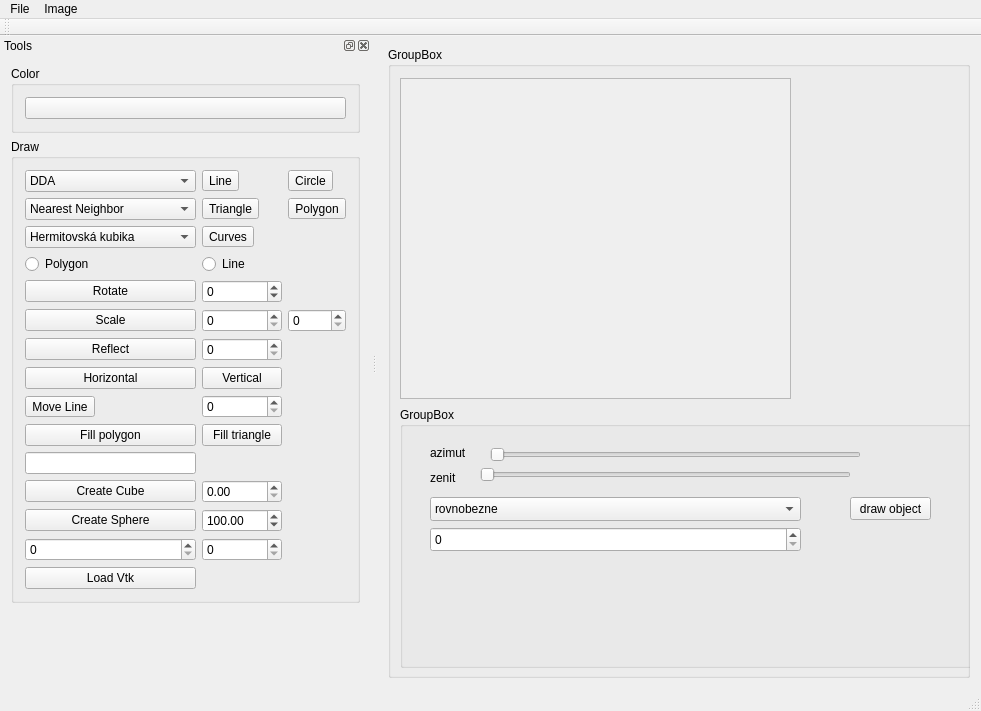
<?xml version="1.0" encoding="UTF-8"?>
<ui version="4.0">
 <class>ImageViewerClass</class>
 <widget class="QMainWindow" name="ImageViewerClass">
  <property name="geometry">
   <rect>
    <x>0</x>
    <y>0</y>
    <width>981</width>
    <height>711</height>
   </rect>
  </property>
  <property name="windowTitle">
   <string>ImageViewer</string>
  </property>
  <widget class="QWidget" name="centralWidget">
   <layout class="QHBoxLayout" name="horizontalLayout">
    <item>
     <widget class="QGroupBox" name="groupBox_3">
      <property name="title">
       <string>GroupBox</string>
      </property>
      <widget class="QScrollArea" name="scrollArea">
       <property name="geometry">
        <rect>
         <x>12</x>
         <y>31</y>
         <width>391</width>
         <height>321</height>
        </rect>
       </property>
       <property name="widgetResizable">
        <bool>true</bool>
       </property>
       <widget class="QWidget" name="scrollAreaWidgetContents">
        <property name="geometry">
         <rect>
          <x>0</x>
          <y>0</y>
          <width>389</width>
          <height>319</height>
         </rect>
        </property>
        <layout class="QVBoxLayout" name="verticalLayout_3"/>
       </widget>
      </widget>
      <widget class="QGroupBox" name="groupBox_4">
       <property name="geometry">
        <rect>
         <x>12</x>
         <y>360</y>
         <width>578</width>
         <height>261</height>
        </rect>
       </property>
       <property name="title">
        <string>GroupBox</string>
       </property>
       <widget class="QLabel" name="label">
        <property name="geometry">
         <rect>
          <x>30</x>
          <y>30</y>
          <width>41</width>
          <height>31</height>
         </rect>
        </property>
        <property name="text">
         <string>azimut</string>
        </property>
       </widget>
       <widget class="QLabel" name="label_2">
        <property name="geometry">
         <rect>
          <x>30</x>
          <y>60</y>
          <width>31</width>
          <height>21</height>
         </rect>
        </property>
        <property name="text">
         <string>zenit</string>
        </property>
       </widget>
       <widget class="QSlider" name="horizontalSliderazimut">
        <property name="geometry">
         <rect>
          <x>90</x>
          <y>40</y>
          <width>371</width>
          <height>15</height>
         </rect>
        </property>
        <property name="orientation">
         <enum>Qt::Orientation::Horizontal</enum>
        </property>
       </widget>
       <widget class="QSlider" name="horizontalSliderZenit">
        <property name="geometry">
         <rect>
          <x>80</x>
          <y>60</y>
          <width>371</width>
          <height>15</height>
         </rect>
        </property>
        <property name="orientation">
         <enum>Qt::Orientation::Horizontal</enum>
        </property>
       </widget>
       <widget class="QComboBox" name="comboBoxProjection">
        <property name="geometry">
         <rect>
          <x>30</x>
          <y>90</y>
          <width>371</width>
          <height>24</height>
         </rect>
        </property>
        <item>
         <property name="text">
          <string>rovnobezne</string>
         </property>
        </item>
        <item>
         <property name="text">
          <string>stredove</string>
         </property>
        </item>
        <item>
         <property name="text">
          <string/>
         </property>
        </item>
       </widget>
       <widget class="QSpinBox" name="spinBoxDist">
        <property name="geometry">
         <rect>
          <x>30</x>
          <y>120</y>
          <width>371</width>
          <height>25</height>
         </rect>
        </property>
        <property name="maximum">
         <number>1000</number>
        </property>
       </widget>
       <widget class="QToolButton" name="toolButtonDrawWF">
        <property name="geometry">
         <rect>
          <x>450</x>
          <y>90</y>
          <width>81</width>
          <height>23</height>
         </rect>
        </property>
        <property name="text">
         <string>draw object</string>
        </property>
       </widget>
      </widget>
     </widget>
    </item>
   </layout>
  </widget>
  <widget class="QMenuBar" name="menuBar">
   <property name="geometry">
    <rect>
     <x>0</x>
     <y>0</y>
     <width>981</width>
     <height>21</height>
    </rect>
   </property>
   <widget class="QMenu" name="menuFile">
    <property name="title">
     <string>File</string>
    </property>
    <addaction name="actionOpen"/>
    <addaction name="actionSave_as"/>
    <addaction name="separator"/>
    <addaction name="actionExit"/>
   </widget>
   <widget class="QMenu" name="menuImage">
    <property name="title">
     <string>Image</string>
    </property>
    <addaction name="actionClear"/>
   </widget>
   <addaction name="menuFile"/>
   <addaction name="menuImage"/>
  </widget>
  <widget class="QToolBar" name="mainToolBar">
   <attribute name="toolBarArea">
    <enum>TopToolBarArea</enum>
   </attribute>
   <attribute name="toolBarBreak">
    <bool>false</bool>
   </attribute>
  </widget>
  <widget class="QStatusBar" name="statusBar"/>
  <widget class="QDockWidget" name="dockWidget">
   <property name="windowTitle">
    <string>Tools</string>
   </property>
   <attribute name="dockWidgetArea">
    <number>1</number>
   </attribute>
   <widget class="QWidget" name="dockWidgetContents">
    <layout class="QVBoxLayout" name="verticalLayout">
     <item>
      <widget class="QGroupBox" name="groupBox">
       <property name="title">
        <string>Color</string>
       </property>
       <layout class="QVBoxLayout" name="verticalLayout_2">
        <item>
         <widget class="QPushButton" name="pushButtonSetColor">
          <property name="text">
           <string/>
          </property>
         </widget>
        </item>
       </layout>
      </widget>
     </item>
     <item>
      <widget class="QGroupBox" name="groupBox_2">
       <property name="title">
        <string>Draw</string>
       </property>
       <layout class="QGridLayout" name="gridLayout">
        <item row="15" column="1">
         <widget class="QDoubleSpinBox" name="doubleSpinBoxCubeLen"/>
        </item>
        <item row="13" column="1">
         <widget class="QPushButton" name="btnFillTriangle">
          <property name="text">
           <string>Fill triangle</string>
          </property>
         </widget>
        </item>
        <item row="1" column="0">
         <widget class="QComboBox" name="comboBoxInterpolation">
          <item>
           <property name="text">
            <string>Nearest Neighbor</string>
           </property>
          </item>
          <item>
           <property name="text">
            <string>Baricentric interpolation</string>
           </property>
          </item>
         </widget>
        </item>
        <item row="0" column="2">
         <widget class="QToolButton" name="toolButtonDrawCircle">
          <property name="enabled">
           <bool>true</bool>
          </property>
          <property name="text">
           <string>Circle</string>
          </property>
         </widget>
        </item>
        <item row="13" column="0">
         <widget class="QPushButton" name="btnFillPolygon">
          <property name="text">
           <string>Fill polygon</string>
          </property>
         </widget>
        </item>
        <item row="7" column="0">
         <widget class="QPushButton" name="btnRotate">
          <property name="text">
           <string>Rotate</string>
          </property>
         </widget>
        </item>
        <item row="17" column="1">
         <widget class="QSpinBox" name="spinBoxSphereSlices"/>
        </item>
        <item row="10" column="0">
         <widget class="QPushButton" name="btnHorizontal">
          <property name="text">
           <string>Horizontal</string>
          </property>
         </widget>
        </item>
        <item row="15" column="0">
         <widget class="QPushButton" name="btnCreateCube">
          <property name="text">
           <string>Create Cube</string>
          </property>
         </widget>
        </item>
        <item row="8" column="1">
         <widget class="QSpinBox" name="spinScaleX"/>
        </item>
        <item row="8" column="0">
         <widget class="QPushButton" name="btnScale">
          <property name="text">
           <string>Scale</string>
          </property>
         </widget>
        </item>
        <item row="6" column="0">
         <widget class="QRadioButton" name="radioPolygon">
          <property name="text">
           <string>Polygon</string>
          </property>
         </widget>
        </item>
        <item row="17" column="0">
         <widget class="QSpinBox" name="spinBoxSphereStacks">
          <property name="displayIntegerBase">
           <number>10</number>
          </property>
         </widget>
        </item>
        <item row="14" column="0">
         <widget class="QLineEdit" name="lineEditVtkName">
          <property name="inputMask">
           <string/>
          </property>
          <property name="text">
           <string/>
          </property>
         </widget>
        </item>
        <item row="6" column="1">
         <widget class="QRadioButton" name="radioLine">
          <property name="text">
           <string>Line</string>
          </property>
         </widget>
        </item>
        <item row="10" column="1">
         <widget class="QPushButton" name="btnVertical">
          <property name="text">
           <string>Vertical</string>
          </property>
         </widget>
        </item>
        <item row="1" column="2">
         <widget class="QToolButton" name="toolButtonDrawPolygon">
          <property name="text">
           <string>Polygon</string>
          </property>
         </widget>
        </item>
        <item row="16" column="1">
         <widget class="QDoubleSpinBox" name="doubleSpinBoxSphereRadius">
          <property name="decimals">
           <number>2</number>
          </property>
          <property name="maximum">
           <double>1000.000000000000000</double>
          </property>
          <property name="value">
           <double>100.000000000000000</double>
          </property>
         </widget>
        </item>
        <item row="0" column="1">
         <widget class="QToolButton" name="toolButtonDrawLine">
          <property name="text">
           <string>Line</string>
          </property>
          <property name="checkable">
           <bool>true</bool>
          </property>
         </widget>
        </item>
        <item row="8" column="2">
         <widget class="QSpinBox" name="spinScaleY"/>
        </item>
        <item row="2" column="0">
         <widget class="QComboBox" name="comboBoxCurves">
          <item>
           <property name="text">
            <string>Hermitovská kubika</string>
           </property>
          </item>
          <item>
           <property name="text">
            <string>Bézierova krivka</string>
           </property>
          </item>
          <item>
           <property name="text">
            <string>Coonsov kubický B-spline</string>
           </property>
          </item>
         </widget>
        </item>
        <item row="1" column="1">
         <widget class="QToolButton" name="toolButtonDrawTriangle">
          <property name="text">
           <string>Triangle</string>
          </property>
         </widget>
        </item>
        <item row="16" column="0">
         <widget class="QPushButton" name="btnCreateSphere">
          <property name="text">
           <string>Create Sphere</string>
          </property>
         </widget>
        </item>
        <item row="0" column="0">
         <widget class="QComboBox" name="comboBoxLineAlg">
          <item>
           <property name="text">
            <string>DDA</string>
           </property>
          </item>
          <item>
           <property name="text">
            <string>Bresenham</string>
           </property>
          </item>
         </widget>
        </item>
        <item row="9" column="1">
         <widget class="QSpinBox" name="spinEdgeIndex"/>
        </item>
        <item row="7" column="1">
         <widget class="QSpinBox" name="spinAngle">
          <property name="mouseTracking">
           <bool>true</bool>
          </property>
          <property name="minimum">
           <number>-360</number>
          </property>
          <property name="maximum">
           <number>360</number>
          </property>
         </widget>
        </item>
        <item row="9" column="0">
         <widget class="QPushButton" name="btnReflectPolygon">
          <property name="text">
           <string>Reflect</string>
          </property>
         </widget>
        </item>
        <item row="2" column="1">
         <widget class="QToolButton" name="toolButtonDrawCurves">
          <property name="text">
           <string>Curves</string>
          </property>
         </widget>
        </item>
        <item row="12" column="0">
         <widget class="QToolButton" name="toolButtonLineMove">
          <property name="text">
           <string>Move Line</string>
          </property>
         </widget>
        </item>
        <item row="12" column="1">
         <widget class="QSpinBox" name="spinLineIndex">
          <property name="wrapping">
           <bool>false</bool>
          </property>
          <property name="suffix">
           <string/>
          </property>
         </widget>
        </item>
        <item row="18" column="0">
         <widget class="QPushButton" name="btnLoadVtk">
          <property name="text">
           <string>Load Vtk</string>
          </property>
         </widget>
        </item>
       </layout>
      </widget>
     </item>
     <item>
      <spacer name="verticalSpacer">
       <property name="orientation">
        <enum>Qt::Orientation::Vertical</enum>
       </property>
       <property name="sizeHint" stdset="0">
        <size>
         <width>20</width>
         <height>40</height>
        </size>
       </property>
      </spacer>
     </item>
    </layout>
   </widget>
  </widget>
  <action name="actionOpen">
   <property name="text">
    <string>Open</string>
   </property>
   <property name="shortcut">
    <string>Ctrl+O</string>
   </property>
  </action>
  <action name="actionSave_as">
   <property name="text">
    <string>Save as</string>
   </property>
   <property name="shortcut">
    <string>Ctrl+S</string>
   </property>
  </action>
  <action name="actionClear">
   <property name="text">
    <string>Clear</string>
   </property>
  </action>
  <action name="actionExit">
   <property name="text">
    <string>Exit</string>
   </property>
   <property name="shortcut">
    <string>Alt+F4</string>
   </property>
  </action>
  <action name="actionResize">
   <property name="text">
    <string>Resize</string>
   </property>
  </action>
  <action name="actionload_VTK">
   <property name="text">
    <string>load VTK</string>
   </property>
  </action>
 </widget>
 <layoutdefault spacing="6" margin="11"/>
 <resources>
  <include location="ImageViewer.qrc"/>
 </resources>
 <connections/>
</ui>
